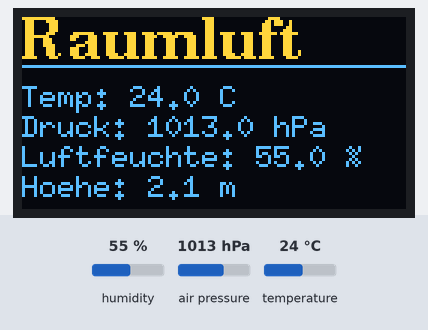
Recording of a program running on a simulated ESP32-C3. Shown: 128×64 one-colour display. The inputs (shaded band) are chosen by the test bench; at power-on: humidity 55 %, air pressure 1013 hPa, temperature 24 °C. The OLED is the two-colour kind (top 16 rows yellow); what the program prints to the serial monitor is not drawn.

Above: at 1.2 s.
1.3 s: humidity set to 22 %
At 2.0 s:
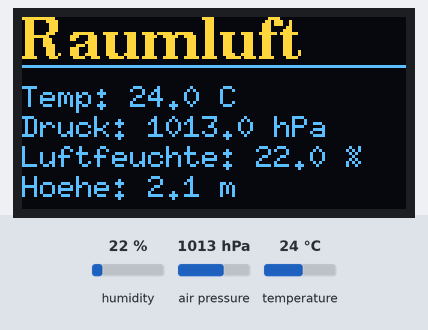
2.9 s: air pressure set to 952 hPa
At 3.8 s:
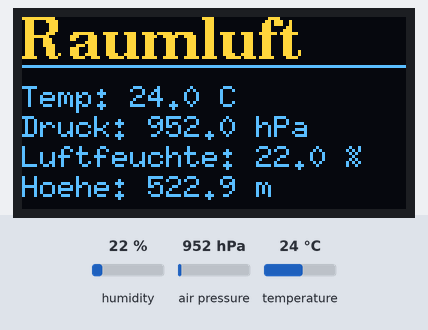
4.4 s: temperature set to 12 °C
At 5.7 s:
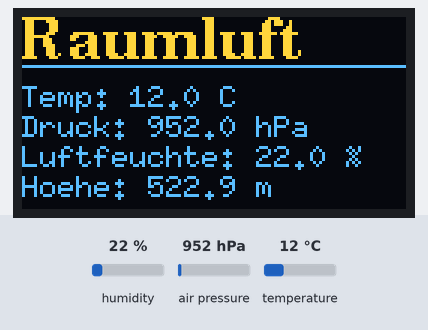
6.0 s: humidity set to 40 %
At 6.9 s:
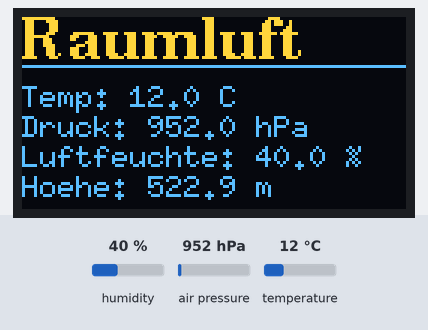
7.6 s: air pressure set to 1014 hPa
At 9.1 s:
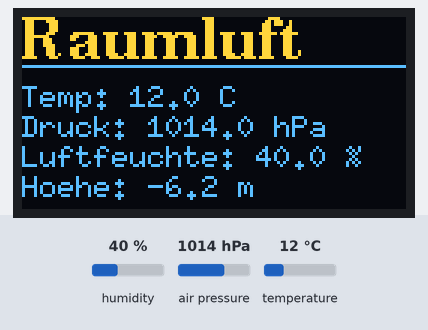
Timing chart, 0 to 10.1 s (numbered marks = the images above; inputs shaded):
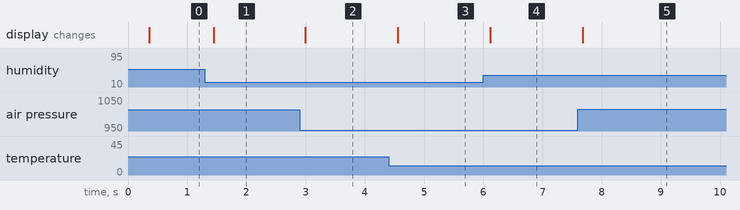

Measured:
- after the input at 1.3 s, the display: changes after 0.15 s (image 1)
- after the input at 2.9 s, the display: changes after 0.10 s (image 2)
- after the input at 4.4 s, the display: changes after 0.16 s (image 3)
- after the input at 6.0 s, the display: changes after 0.12 s (image 4)
- after the input at 7.6 s, the display: changes after 0.08 s (image 5)

The program:

main.cpp
```cpp
#include <Arduino.h>
#include <Adafruit_BME280.h>
#include <U8g2lib.h>

#define SEA_LEVEL_PRESSURE_HPA 1013.25
#define STATUS_LED 8

// Sensor
Adafruit_BME280 bme;

// Display
U8G2_SH1106_128X64_NONAME_F_HW_I2C u8g2(U8G2_R0, /* reset=*/U8X8_PIN_NONE);

void setup()
{
  Serial.begin(9600);
  while (!Serial);
  Serial.println("HAllo");
  u8g2.begin();
  u8g2.clearBuffer();
  u8g2.setFont(u8g2_font_ncenB08_tr);
  u8g2.setFontMode(1); // Enable font mode for text rendering
  u8g2.sendBuffer();
}

void loop()
{
  static bool bmeConnected = false;

  delay(100);

  if (!bmeConnected)
  {
    bmeConnected = bme.begin(0x76);
    delay(50);
    Serial.println("SENSOR VERBINDEN....");
    return;
  }

  const float temperature = bme.readTemperature();
  const float pressure = bme.readPressure();
  const float humidity = bme.readHumidity();
  const float altitude = bme.readAltitude(SEA_LEVEL_PRESSURE_HPA);

  Serial.print("Temperature = ");
  Serial.print(temperature);
  Serial.println(" °C");
  Serial.print("Pressure = ");
  Serial.print(pressure / 100.0F);
  Serial.println(" hPa");
  Serial.print("Humidity = ");
  Serial.print(humidity);
  Serial.println(" %");
  Serial.print("Altitude = ");
  Serial.print(altitude);
  Serial.println(" m");


  u8g2.clearBuffer();

  u8g2.setFont(u8g2_font_ncenB14_tr);
  u8g2.drawStr(0, 14, "Raumluft");

  u8g2.drawHLine(0, 16, 128);

  u8g2.setFont(u8g2_font_6x10_tr);
  u8g2.setCursor(0, 30);
  u8g2.printf("Temp: %.1f C", temperature);
  u8g2.setCursor(0, 40);
  u8g2.printf("Druck: %.1f hPa", pressure / 100.0F);
  u8g2.setCursor(0, 50);
  u8g2.printf("Luftfeuchte: %.1f %%", humidity);
  u8g2.setCursor(0, 60);
  u8g2.printf("Hoehe: %.1f m", altitude);

  u8g2.sendBuffer();
}
```
